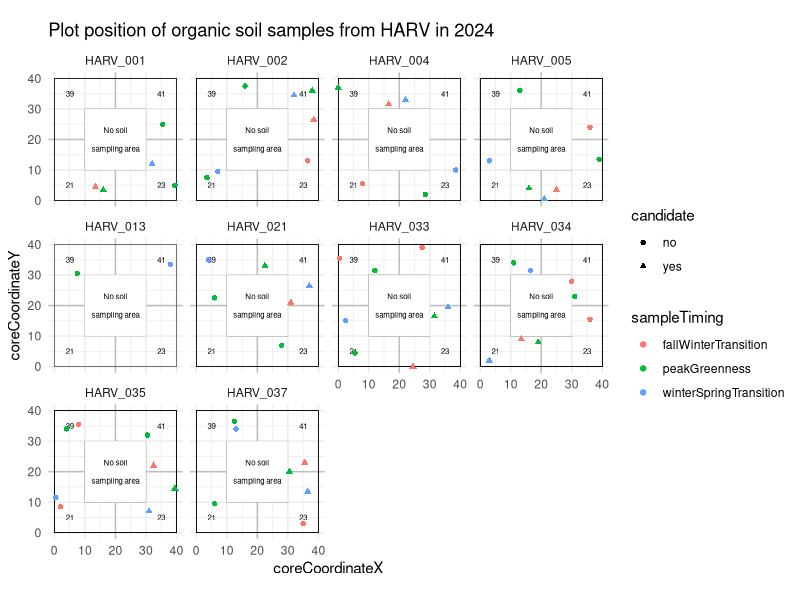

Write R code to recreate this figure.
## ---- chunk 1
library(tidyverse)
library(lubridate)
library(viridis)
## ---- chunk 2
neon.plot.samples <- read_csv("../data/NEON_metadata/harvard_seasonal_study_coordinates.csv")
## ---- chunk 3
neon.plot.samples |> 
  ggplot(aes(x=coreCoordinateX, y = coreCoordinateY, color = sampleTiming)) +
  # add lines and annotate subplots
  geom_hline(yintercept=20, color = "gray") +
  geom_vline(xintercept=20, color = "gray") + 
  annotate("text", x = 5, y = 5, label = "21", color = "black", size = 2) +
  annotate("text", x = 5, y = 35, label = "39", color = "black", size = 2) +
  annotate("text", x = 35, y = 5, label = "23", color = "black", size = 2) +
  annotate("text", x = 35, y = 35, label = "41", color = "black", size = 2) +
  geom_rect(aes(xmin = 0, xmax = 40, ymin = 0, ymax = 40), fill = NA, color = "black", linewidth = .1) +
  # add rectangle with no soil sampling area
  geom_rect(aes(xmin = 10, xmax = 30, ymin = 10, ymax = 30), fill = "white", color = "grey", linewidth = .1) +
  annotate("text", x = 20, y = 23, label = "No soil", color = "black", size = 2) +
  annotate("text", x = 20, y = 17, label = "sampling area", color = "black", size = 2) +
  # sampling points
  geom_point(aes(shape = candidate)) +
  labs(title = "Plot position of organic soil samples from HARV in 2024") +
  facet_wrap(~plotID) +
  theme_minimal() +
  coord_fixed()
## ---- chunk 4
# Define two sets of 3 points
set1 <- matrix(c(2.5, 15, 12, 31.5, 0.5, 35.5), ncol = 2, byrow = TRUE)  # Points: (21,2.5), (2,2), (3,3)
set2 <- matrix(c(36, 19.5, 31.5, 16.5, 24.5, 0), ncol = 2, byrow = TRUE)  # Points: (1,1), (1.5,1.5), (2,2)

# Function to compute total pairwise distance
total_distance <- function(points) {
  dist_matrix <- dist(points)  # Computes all pairwise distances
  sum(dist_matrix)
}

# Compare sets
dist1 <- total_distance(set1)
dist2 <- total_distance(set2)

cat("Set 1 total distance:", dist1, "\n")
cat("Set 2 total distance:", dist2, "\n")

if (dist1 < dist2) {
  cat("Set 1 is closer together.\n")
} else {
  cat("Set 2 is closer together.\n")
}
## ---- chunk 5
# Define two sets of 3 points
set1 <- matrix(c(16.5, 31.5, 11, 34, 30, 28), ncol = 2, byrow = TRUE)  # Points: (21,2.5), (2,2), (3,3)
set2 <- matrix(c(3, 2, 19, 8, 13.5, 9), ncol = 2, byrow = TRUE)  # Points: (1,1), (1.5,1.5), (2,2)

# Function to compute total pairwise distance
total_distance <- function(points) {
  dist_matrix <- dist(points)  # Computes all pairwise distances
  sum(dist_matrix)
}

# Compare sets
dist1 <- total_distance(set1)
dist2 <- total_distance(set2)

cat("Set 1 total distance:", dist1, "\n")
cat("Set 2 total distance:", dist2, "\n")

if (dist1 < dist2) {
  cat("Set 1 is closer together.\n")
} else {
  cat("Set 2 is closer together.\n")
}
